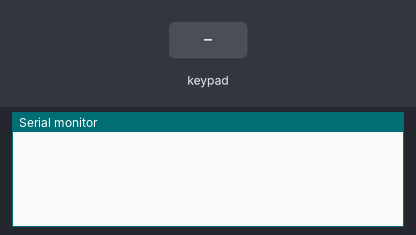
This sketch was run on a simulated Arduino Uno, built with avr-gcc and run on an emulated ATmega328P. Parts: the last lines printed to the serial monitor. Wiring (inferred from the names in the program): 4×4 keypad with keys 1 2 3 A 4 5 6 B 7 8 9 C * 0 # D: rows pin 11, pin 10, pin 9, pin 8; columns pin 7, pin 6, pin 5, pin 4. Inputs (shaded band) come from the test bench.

Above: at 1.2 s.
1.3 s: key '1' pressed
At 2.2 s:
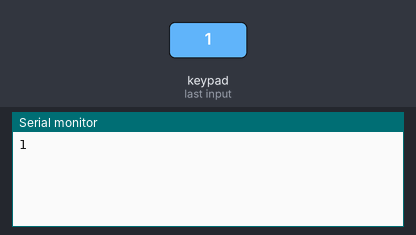
2.8 s: keypad keys 7 6 5 4 # pressed 0.4 s apart
At 6.0 s:
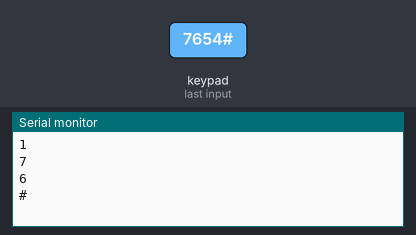
6.3 s: key 'A' pressed
At 7.2 s:
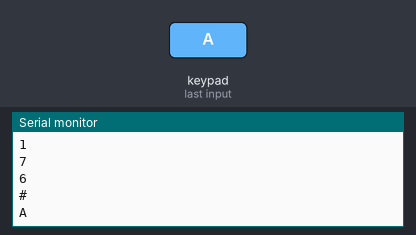
7.8 s: keypad keys 7 6 5 4 * pressed 0.4 s apart
At 11.0 s:
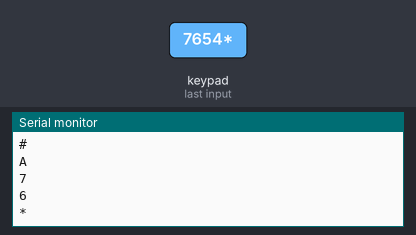
11.3 s: key 'B' pressed
At 12.2 s:
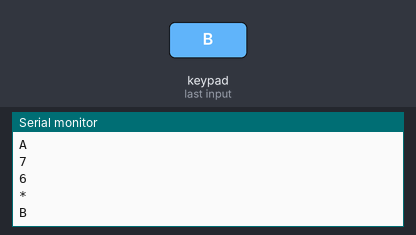
12.8 s: keypad keys 7 6 5 4 D pressed 0.4 s apart
At 16.0 s:
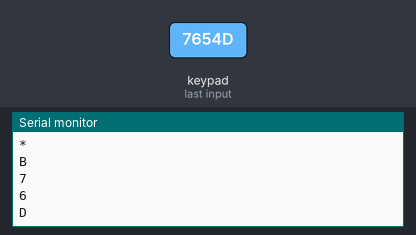
Timing chart, 0 to 17.3 s (numbered marks = the images above; inputs shaded):
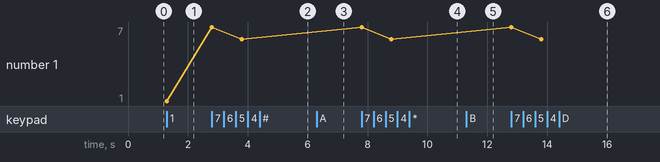

The sketch:

keyboardScanning_without_keypadLibrary.ino
```cpp
// (C) Emma Litvin, Nicole Quinstedt. Group: 11 (2023)
// Work package 3
// Exercise 3
// Submission code: XXXX

/*--------------------------------------------------------------------------------------------
Exercise 3: The program reads the keyboard input and prints out the key number in the serial
  monitor if a key is pressed. If no key is pressed, nothing is printed out.

  Two solutions are presented:
  1. using pinMode(),
  2. using digitalWrite().
---------------------------------------------------------------------------------------------*/

/*--------------------------------------------------------------------------------------------
  Sources:
  - Alternative solution using bits:
    https://www.youtube.com/watch?v=ycV1cP_anvI
  - Arduino pin configuration documentation:
    https://www.arduino.cc/reference/en/language/functions/digital-io/pinmode/)
  - My TinkerCad sketch:
    https://www.tinkercad.com/things/aGwsjBBZzrz?sharecode=qyrUYI9xzcoOuT34ELfh3gIJCnXzNnfORbNOZoVgtII
----------------------------------------------------------------------------------------------*/

/*--------------------------------------------------------------------------------------------
	SOLUTION WITHOUT LIBRARY - USING PINMODE();
----------------------------------------------------------------------------------------------*/

// Define section
#define cols 4                                // Number of columns
#define rows 4                                // Number of rows

const int colsPin[cols] = {7, 6, 5, 4};       // Set pins 4, 5, 6, 7 for keyboard output
const int rowsPin[rows] = {11, 10, 9, 8};     // Set pins 8, 9, 10, 11 for keyboard input

/* Two dimentional char array representation of the keyboard used for printing of the keyboard values that have been pressed.
   The ASCII values used for numbers. */
char keyMatrix[rows][cols] = {
  {'1', '2', '3', 'A'},
  {'4', '5', '6', 'B'},
  {'7', '8', '9', 'C'},
  {'*', '0', '#', 'D'}
};

// Function that will run the code only once
void setup()
{
  Serial.begin(9600);                           // Start serial communication between two devices, through the USB connection
                                                // The Baud rate is set to 9600, meaning that the serial port is capable of transferring a maximum of 9600 bits per second.
}

// Function that runs the code repeatedly
void loop()
{
  // Call the function that prints the char pressed in the keyboard
  readKey();
}

// Definition of function to read the pressed key
void readKey()
{
// Loop through all rows
  for(int r = 0; r < rows; r++)
  {
    // Function that configures a specific pin to behave either as an input or output
    pinMode(rowsPin[r], OUTPUT);                // Set the current row as OUTPUT

    // Loop through all colums
    for(int c = 0; c < cols; c++)
    {
      // digitalRead() reads the value of a pin as either LOW or HIGH
      if (digitalRead(colsPin[c]) == LOW)      // Case if the pin is LOW (i.e., button has been pressed)
      {
        // Print pressed key maped to character in the current row (r) and column (c) from the keyboard matrix
        Serial.println(keyMatrix[r][c]);

        // Delay by a second
        delay(1000);
      }
    }
    // Reset the row to INPUT mode
    pinMode(rowsPin[r], INPUT);
  }
}

/*--------------------------------------------------------------------------------------------
	SOLUTION WITHOUT LIBRARY - USING DIGITALWRITTE();
----------------------------------------------------------------------------------------------*/

// UNCOMMENENT NEXT LINE AND LINE AT THE END TO RUN ALTERNATIVE VERSION OF THE PROGRAM
/*
// Define section
#define cols 4                                // Number of columns
#define rows 4                                // Number of rows


const int colsPin[cols] = {7, 6, 5, 4};       // Set pins 4, 5, 6, 7 for keyboard output
const int rowsPin[rows] = {11, 10, 9, 8};     // Set pins 8, 9, 10, 11 for keyboard input

// Two dimentional char array representation of the keyboard used for printing of the keyboard values that have been pressed.
// The ASCII values used for numbers.
char keyMatrix[rows][cols] = {
  {'1', '2', '3', 'A'},
  {'4', '5', '6', 'B'},
  {'7', '8', '9', 'C'},
  {'*', '0', '#', 'D'}
};

// Function that will run the code only once
void setup()
{
  Serial.begin(9600);                           // Start serial communication between two devices, through the USB connection
                                                // The Baud rate is set to 9600, meaning that the serial port is capable of transferring a maximum of 9600 bits per second.
  // Loop through all rows
  for (int r = 0; r < rows; r++)
  {
    // Set the current row as OUTPUT
  	pinMode(rowsPin[r], OUTPUT);
  }
}

// Function that runs the code repeatedly
void loop()
{
	// Call the function that prints the char pressed in the keyboard
  readKey();
}

// Definition of function to read the pressed key
void readKey(){
// Loop through all rows
  for(int r = 0; r  <rows; r++)
  {
  // Send a signal through row at index r
	digitalWrite(rowsPin[r], LOW);

    // Loop through all colums
    for(int c = 0; c < cols; c++)
    {
      // digitalRead() reads the value of a pin as either LOW or HIGH
      if(digitalRead(colsPin[c]) == LOW)              // Case if the pin is LOW (i.e., button has been pressed)
      {
        // Print pressed key maped to character in the current row (r) and column (c) from the keyboard matrix
        Serial.println(keyMatrix[r][c]);
        // Delay by a second
        delay(1000);
      }
    }
    //  Reset the row to INPUT mode
    digitalWrite(rowsPin[r],HIGH); // reset row at index r
  }
}
*/
```

Measured:
- after the input at 1.3 s, the serial monitor: prints a new line at once (image 1)
- after the input at 2.8 s, the serial monitor: prints a new line at once (image 2)
- after the input at 6.3 s, the serial monitor: prints a new line at once (image 3)
- after the input at 7.8 s, the serial monitor: prints a new line at once (image 4)
- after the input at 11.3 s, the serial monitor: prints a new line at once (image 5)
- after the input at 12.8 s, the serial monitor: prints a new line at once (image 6)
- plotted number 1: 1 → 6 after the input at 2.8 s
